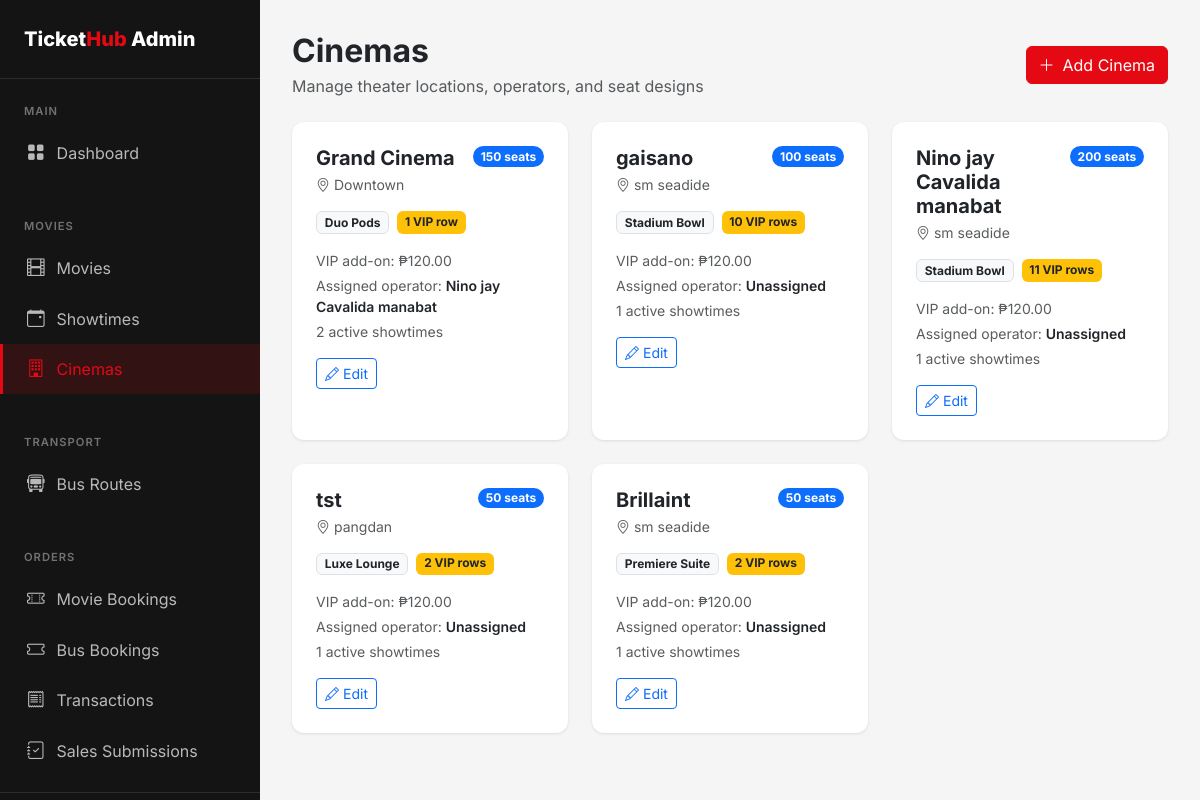
/admin/cinemas (signed in), run on the app's committed database.
### flask_app/app.py (models this page shows, shortened)
class Cinema(db.Model):
    id = db.Column(db.Integer, primary_key=True)
    name = db.Column(db.String(100), nullable=False)
    location = db.Column(db.String(200))
    total_seats = db.Column(db.Integer, default=100)
    operator_id = db.Column(db.Integer, db.ForeignKey('user.id'), nullable=True)
    image = db.Column(db.String(255))  # for picture
    seat_layout_style = db.Column(db.String(40), default=DEFAULT_CINEMA_LAYOUT_STYLE, nullable=False)
    vip_rows = db.Column(db.Integer, default=DEFAULT_CINEMA_VIP_ROWS)
    vip_surcharge = db.Column(db.Float, default=DEFAULT_CINEMA_VIP_SURCHARGE)
    showtimes = db.relationship('Showtime', backref='cinema', lazy=True, cascade='all, delete-orphan')
    operator = db.relationship('User', foreign_keys=[operator_id], backref='cinemas')

class User(UserMixin, db.Model):
    id = db.Column(db.Integer, primary_key=True)
    email = db.Column(db.String(120), unique=True, nullable=False)
    password_hash = db.Column(db.String(256), nullable=False)
    name = db.Column(db.String(100), nullable=False)
    phone = db.Column(db.String(20))
    is_admin = db.Column(db.Boolean, default=False)
    is_bus_operator = db.Column(db.Boolean, default=False)
    is_cinema_operator = db.Column(db.Boolean, default=False)
    created_at = db.Column(db.DateTime, default=datetime.utcnow)
    movie_bookings = db.relationship('MovieBooking', foreign_keys='MovieBooking.user_id', backref='user', lazy=True)
    bus_bookings = db.relationship('BusBooking', foreign_keys='BusBooking.user_id', backref='user', lazy=True)

### flask_app/app.py (the view)
@app.route('/admin/cinemas')
@login_required
@admin_required
def admin_cinemas():
    cinemas = Cinema.query.all()
    return render_template('admin/cinemas/list.html', cinemas=cinemas)

### flask_app/app.py (called while the page is built)
@app.after_request
def add_no_cache_headers(response):
    if request.endpoint != 'static':
        response.headers['Cache-Control'] = 'no-store, no-cache, must-revalidate, private, max-age=0'
        response.headers['Pragma'] = 'no-cache'
        response.headers['Expires'] = '0'
    return response

@login_manager.user_loader
def load_user(user_id):
    return User.query.get(int(user_id))

def admin_required(f):
    @wraps(f)
    def decorated_function(*args, **kwargs):
        if not current_user.is_authenticated or not current_user.is_admin:
            flash('You need admin access for this action.', 'error')
            return redirect(url_for('index'))
        return f(*args, **kwargs)
    return decorated_function

### flask_app/templates/admin/cinemas/list.html (shortened to what this page needs)
{% extends 'admin/base.html' %}
{% block admin_content %}
<div class="d-flex justify-content-between align-items-center mb-4">
    <div>
        <h2 class="fw-bold mb-1">Cinemas</h2>
        <p class="text-muted mb-0">Manage theater locations, operators, and seat designs</p>
    </div>
    <a href="{{ url_for('admin_add_cinema') }}" class="btn btn-primary">
        <i class="bi bi-plus-lg me-2"></i>Add Cinema
    </a>
</div>
<div class="row g-4">
    {% if cinemas %}
        {% for cinema in cinemas %}
            {% set layout_meta = cinema_layout_presets.get(cinema.seat_layout_style or 'classic', cinema_layout_presets['classic']) %}
            <div class="col-md-6 col-lg-4">
                <div class="card h-100">
                    <div class="card-body p-4">
                        <div class="d-flex align-items-start justify-content-between mb-3">
                            <div>
                                <h5 class="fw-bold mb-1">{{ cinema.name }}</h5>
                                <p class="text-muted small mb-0">
                                    <i class="bi bi-geo-alt me-1"></i>{{ cinema.location or 'No location' }}
                                </p>
                            </div>
                            <span class="badge bg-primary rounded-pill">{{ cinema.total_seats }} seats</span>
                        </div>
                        <div class="d-flex flex-wrap gap-2 mb-3">
                            <span class="badge text-dark border bg-light">{{ layout_meta['label'] }}</span>
                            {% if (cinema.vip_rows or 0)|int > 0 %}
                                <span class="badge bg-warning text-dark">{{ cinema.vip_rows }} VIP row{% if (cinema.vip_rows or 0)|int != 1 %}s{% endif %}</span>
                            {% else %}
                                <span class="badge bg-secondary">No VIP</span>
                            {% endif %}
                        </div>
                        <div class="small text-muted mb-1">
                            VIP add-on: &#8369;{{ "%.2f"|format(cinema.vip_surcharge or 0) }}
                        </div>
                        <div class="small text-muted mb-1">
                            Assigned operator:
                            <span class="fw-semibold text-dark">{{ cinema.operator.name if cinema.operator else 'Unassigned' }}</span>
                        </div>
                        <p class="text-muted small mb-3">{{ cinema.showtimes|length }} active showtimes</p>
                        <div class="d-flex gap-2">
                            <a href="{{ url_for('admin_edit_cinema', cinema_id=cinema.id) }}" class="btn btn-outline-primary btn-sm">
                                <i class="bi bi-pencil me-1"></i>Edit
                            </a>
                        </div>
                    </div>
                </div>
            </div>
        {% endfor %}
    {% endif %}
</div>
{% endblock %}

### flask_app/templates/admin/base.html (style rules this page uses)
:root { --primary: #E50914; --primary-dark: #B20710; --secondary: #0A84FF; --dark: #141414; --dark-lighter: #1F1F1F; --gray-100: #F5F5F5; --gray-200: #E5E5E5; --gray-600: #6B7280; --success: #22C55E; }
body { font-family: 'Inter', sans-serif; background: var(--gray-100); }
.card { border: none; border-radius: 12px; box-shadow: 0 1px 3px rgba(0,0,0,0.1); }
.btn-primary { background: var(--primary); border-color: var(--primary); }

### data on the page
Cinema: name "Grand Cinema", location "Downtown", total_seats "150", label "Duo Pods", vip_rows "1", vip_surcharge "120.00", operator "Nino jay Cavalida manabat", showtimes|length "2"
Cinema: name "gaisano", location "sm seadide", total_seats "100", label "Stadium Bowl", vip_rows "10", vip_surcharge "120.00", operator "Unassigned", showtimes|length "1"
Cinema: name "Nino jay Cavalida manabat", location "sm seadide", total_seats "200", label "Stadium Bowl", vip_rows "11", vip_surcharge "120.00", operator "Unassigned", showtimes|length "1"
Cinema: name "tst", location "pangdan", total_seats "50", label "Luxe Lounge", vip_rows "2", vip_surcharge "120.00", operator "Unassigned", showtimes|length "1"
Cinema: name "Brillaint", location "sm seadide", total_seats "50", label "Premiere Suite", vip_rows "2", vip_surcharge "120.00", operator "Unassigned", showtimes|length "1"
